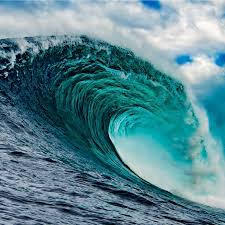
#> input picture Chapter_6/wave.jpeg, 225 x 225 px
$ python flipping.py --image wave.jpeg
#> lines starting #> are read from the running program, lines starting #| are printed output that depends on the picture
import cv2
import argparse

# Loading image
ap = argparse.ArgumentParser()
ap.add_argument("-i", "--image", required = True, help = "Path to the image")
args = vars(ap.parse_args())

image = cv2.imread(args["image"])
#> image is the input picture: shape (225, 225, 3); mean B, G, R 144.4, 133.9, 89.2
cv2.imshow("Original", image)

# Flipping image various ways
flipped = cv2.flip(image, 1)
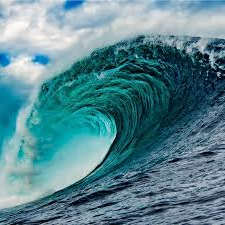
#> flipped: shape (225, 225, 3); mean B, G, R 144.4, 133.9, 89.2
cv2.imshow("Flipped Horizontally", flipped)

flipped = cv2.flip(image, 0)
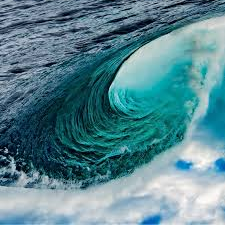
#> flipped: shape (225, 225, 3); mean B, G, R 144.4, 133.9, 89.2
cv2.imshow("Flipped Vertically", flipped)

flipped = cv2.flip(image, -1)
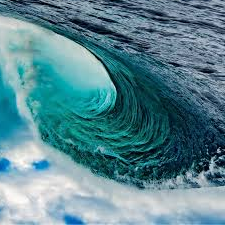
#> flipped: shape (225, 225, 3); mean B, G, R 144.4, 133.9, 89.2
cv2.imshow("Flipped Horizontally and Vertically", flipped)

cv2.waitKey(0)
